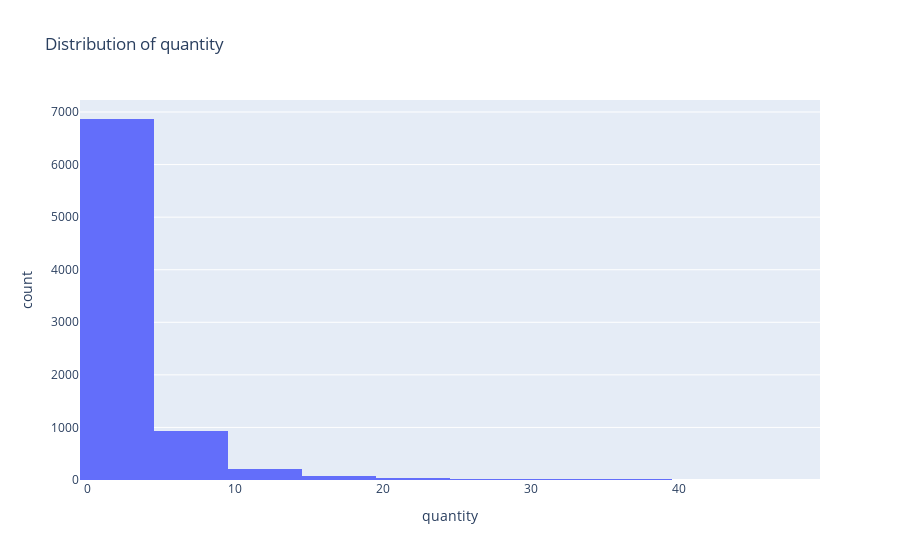
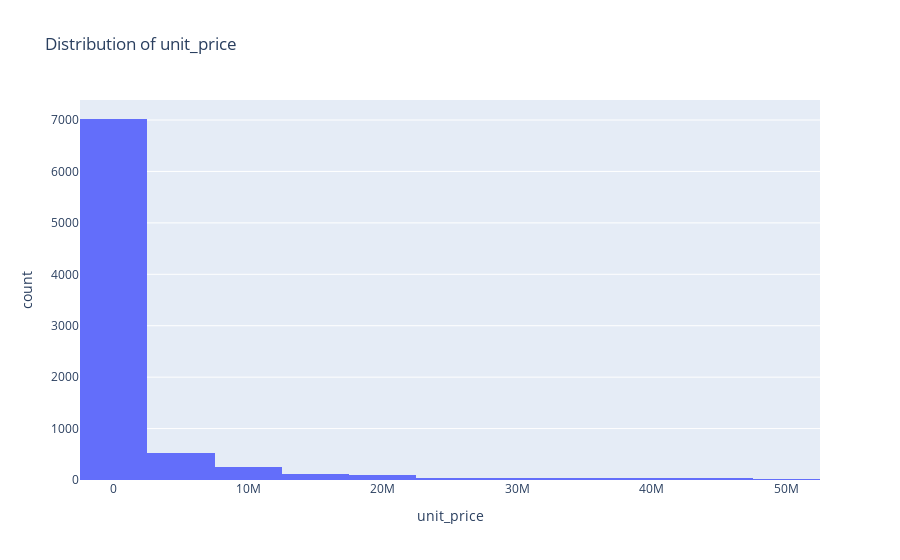
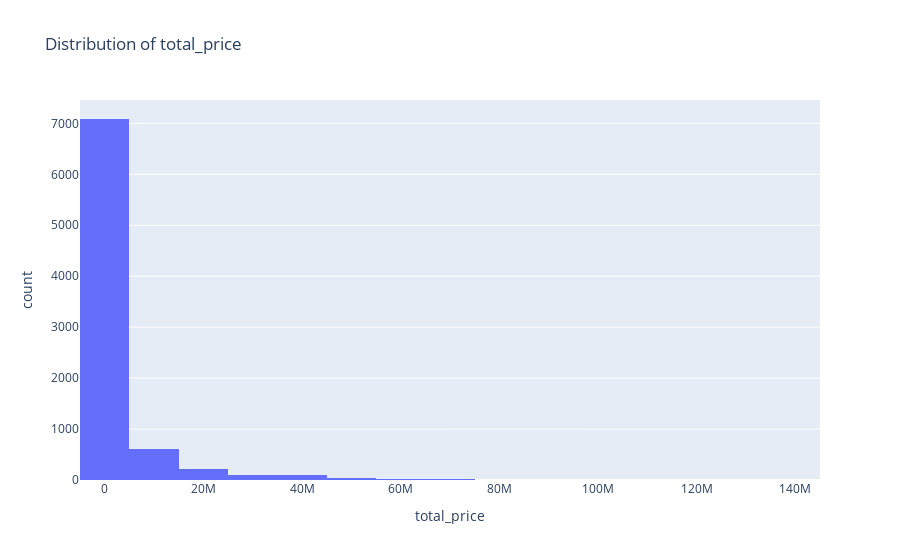
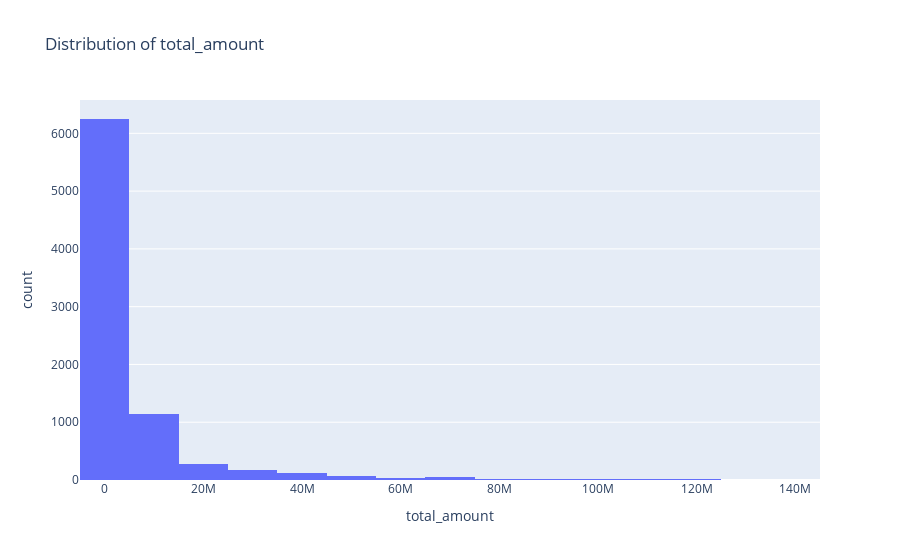

The cell these charts' notebook holds for them, in order:
### Markdown cell above
## 2.Descriptive Analysis

### Code cell
# Numerical columns to analyze
numerical_columns = ['quantity', 'unit_price', 'total_price', 'total_amount', 'total_items']

# Histograms to visualize distribution
for col in numerical_columns:
    fig = px.histogram(df, x=col, nbins=20, title=f'Distribution of {col}')
    fig.show()

# Boxplots to detect outliers and visualize spread
for col in numerical_columns:
    fig = px.box(df, y=col, title=f'Boxplot of {col}')
    fig.show()

# Step 2: **Breaking Down the Categories - Who is Contributing?**

# Categorical columns to analyze
categorical_columns = ['store', 'product_name']


for col in categorical_columns:
    # Aggregate the data by store and count the occurrences(counts the number of times each category appears)
    count_data = df.groupby(col).size().reset_index(name='count')  
    # Plot the bar chart with the count data
    fig = px.bar(count_data, x=col, y='count', title=f'Distribution of {col}', color=col)
    fig.update_layout(xaxis_title=col, yaxis_title='Count', xaxis_tickangle=-45)
    fig.show()

# Step 3: **Customer Behavior - What’s Driving Total Revenue?**

# Grouping by store and calculating the total revenue
store_revenue = df.groupby('store')['total_price'].sum().reset_index()
store_revenue = store_revenue.sort_values(by='total_price', ascending=False)

# Plotting total revenue by store
fig = px.bar(store_revenue, x='store', y='total_price', title='Total Revenue by Store', color='store')
fig.update_layout(xaxis_tickangle=-45, xaxis_title='Store', yaxis_title='Total Revenue')
fig.show()


# Grouping by product name and calculating total revenue
product_revenue = df.groupby('product_name')['total_price'].sum().reset_index()
product_revenue = product_revenue.sort_values(by='total_price', ascending=False)

# Plotting total revenue by product
fig = px.bar(product_revenue.head(10), x='product_name', y='total_price', title='Top 10 Products by Total Revenue', color='product_name')
fig.update_layout(xaxis_tickangle=-45, xaxis_title='Product', yaxis_title='Total Revenue')
fig.show()

### Figure 1 — Plotly figure (JSON) as saved in the notebook; plotly's stock layout.template omitted (floating-point values rounded to 4 significant figures; data arrays with more than 128 entries replaced by an {"elided": "..."} marker saying what was removed)
{"data": [{"bingroup": "x", "hovertemplate": "quantity=%{x}<br>count=%{y}<extra></extra>", "legendgroup": "", "marker": {"color": "#636efa", "pattern": {"shape": ""}}, "name": "", "nbinsx": 20, "orientation": "v", "showlegend": false, "type": "histogram", "x": {"elided": "8192 int values"}, "xaxis": "x", "yaxis": "y"}], "layout": {"barmode": "relative", "legend": {"tracegroupgap": 0}, "title": {"text": "Distribution of quantity"}, "xaxis": {"anchor": "y", "domain": [0, 1], "title": {"text": "quantity"}}, "yaxis": {"anchor": "x", "domain": [0, 1], "title": {"text": "count"}}}}

### Figure 2 — Plotly figure (JSON) as saved in the notebook; plotly's stock layout.template omitted (floating-point values rounded to 4 significant figures; data arrays with more than 128 entries replaced by an {"elided": "..."} marker saying what was removed)
{"data": [{"bingroup": "x", "hovertemplate": "unit_price=%{x}<br>count=%{y}<extra></extra>", "legendgroup": "", "marker": {"color": "#636efa", "pattern": {"shape": ""}}, "name": "", "nbinsx": 20, "orientation": "v", "showlegend": false, "type": "histogram", "x": {"elided": "8192 float values"}, "xaxis": "x", "yaxis": "y"}], "layout": {"barmode": "relative", "legend": {"tracegroupgap": 0}, "title": {"text": "Distribution of unit_price"}, "xaxis": {"anchor": "y", "domain": [0, 1], "title": {"text": "unit_price"}}, "yaxis": {"anchor": "x", "domain": [0, 1], "title": {"text": "count"}}}}

### Figure 3 — Plotly figure (JSON) as saved in the notebook; plotly's stock layout.template omitted (floating-point values rounded to 4 significant figures; data arrays with more than 128 entries replaced by an {"elided": "..."} marker saying what was removed)
{"data": [{"bingroup": "x", "hovertemplate": "total_price=%{x}<br>count=%{y}<extra></extra>", "legendgroup": "", "marker": {"color": "#636efa", "pattern": {"shape": ""}}, "name": "", "nbinsx": 20, "orientation": "v", "showlegend": false, "type": "histogram", "x": {"elided": "8192 float values"}, "xaxis": "x", "yaxis": "y"}], "layout": {"barmode": "relative", "legend": {"tracegroupgap": 0}, "title": {"text": "Distribution of total_price"}, "xaxis": {"anchor": "y", "domain": [0, 1], "title": {"text": "total_price"}}, "yaxis": {"anchor": "x", "domain": [0, 1], "title": {"text": "count"}}}}

### Figure 4 — Plotly figure (JSON) as saved in the notebook; plotly's stock layout.template omitted (floating-point values rounded to 4 significant figures; data arrays with more than 128 entries replaced by an {"elided": "..."} marker saying what was removed)
{"data": [{"bingroup": "x", "hovertemplate": "total_amount=%{x}<br>count=%{y}<extra></extra>", "legendgroup": "", "marker": {"color": "#636efa", "pattern": {"shape": ""}}, "name": "", "nbinsx": 20, "orientation": "v", "showlegend": false, "type": "histogram", "x": {"elided": "8192 float values"}, "xaxis": "x", "yaxis": "y"}], "layout": {"barmode": "relative", "legend": {"tracegroupgap": 0}, "title": {"text": "Distribution of total_amount"}, "xaxis": {"anchor": "y", "domain": [0, 1], "title": {"text": "total_amount"}}, "yaxis": {"anchor": "x", "domain": [0, 1], "title": {"text": "count"}}}}
